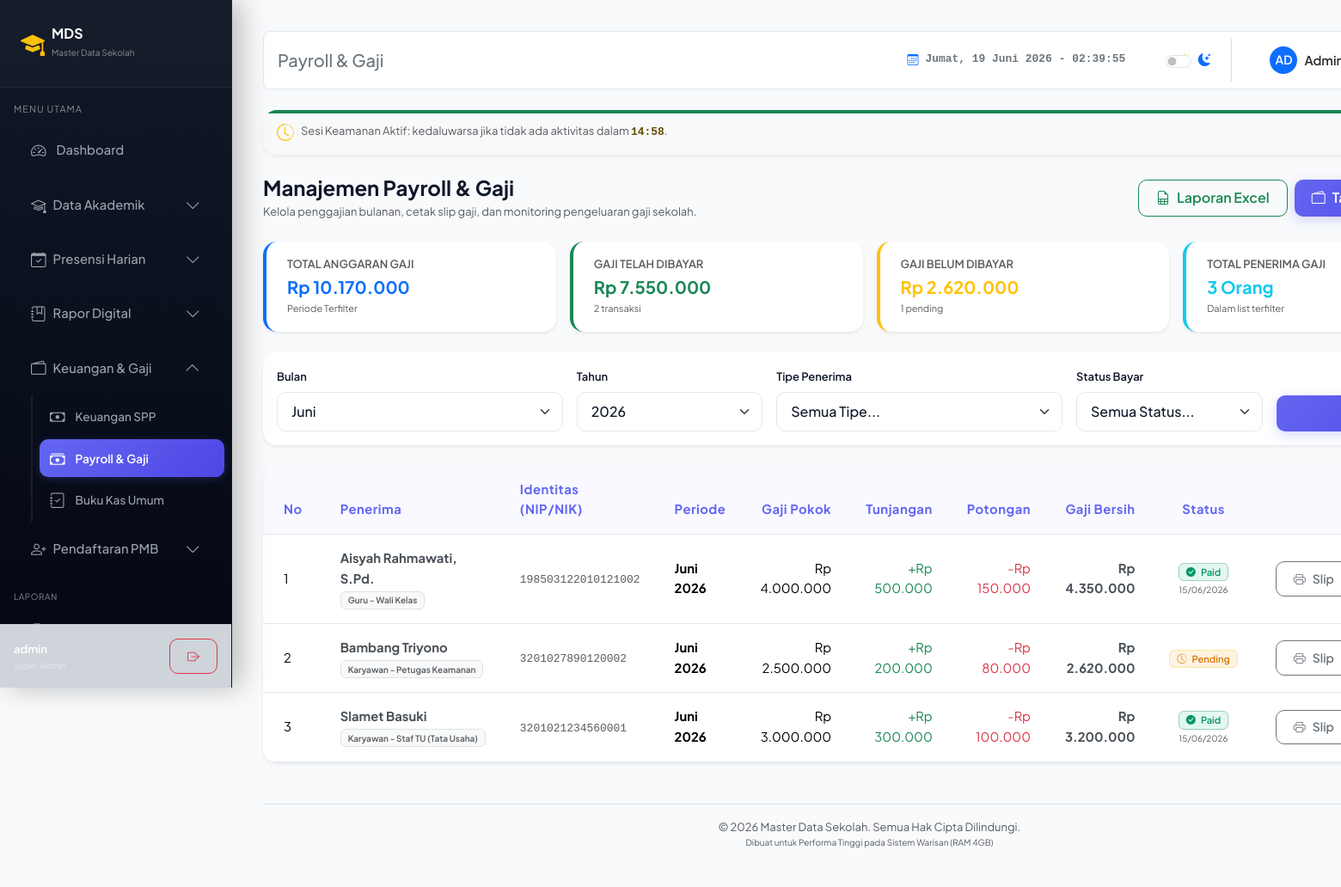
The page /payroll/index.php (signed in) on the database its author committed.
### tables this page shows
CREATE TABLE IF NOT EXISTS `payroll` (
  `id` INT AUTO_INCREMENT PRIMARY KEY,
  `tipe_penerima` ENUM('guru', 'karyawan') NOT NULL,
  `penerima_id` INT NOT NULL,
  `bulan` INT NOT NULL,
  `tahun` INT NOT NULL,
  `gaji_pokok` DECIMAL(12,2) NOT NULL DEFAULT 0.00,
  `tunjangan` DECIMAL(12,2) NOT NULL DEFAULT 0.00,
  `potongan` DECIMAL(12,2) NOT NULL DEFAULT 0.00,
  `gaji_bersih` DECIMAL(12,2) NOT NULL DEFAULT 0.00,
  `status_bayar` ENUM('Belum Dibayar', 'Dibayar') NOT NULL DEFAULT 'Belum Dibayar',
  `tanggal_bayar` DATE DEFAULT NULL,
  `catatan` TEXT DEFAULT NULL,
  `created_at` TIMESTAMP DEFAULT CURRENT_TIMESTAMP,
  UNIQUE KEY `idx_penerima_periode` (`tipe_penerima`, `penerima_id`, `bulan`, `tahun`)
);

### includes/auth_check.php (called while the page is built, shortened)
<?php
function hasPermission($allowedRoles) {
    return in_array($_SESSION['role'], $allowedRoles);
}
?>

### payroll/index.php (the view, shortened to what this page needs)
<?php
$path_prefix = '../';
require_once $path_prefix . 'config/db.php';
require_once $path_prefix . 'includes/auth_check.php';
$role = $_SESSION['role'];
$is_guru = ($role === 'guru');
$teacher_id = 0;
$filter_month = isset($_GET['bulan']) ? (int)$_GET['bulan'] : (int)date('m');
$filter_year = isset($_GET['tahun']) ? (int)$_GET['tahun'] : (int)date('Y');
$filter_type = isset($_GET['tipe_penerima']) ? $_GET['tipe_penerima'] : '';
$filter_status = isset($_GET['status_bayar']) ? $_GET['status_bayar'] : '';
$query = "SELECT p.*,
                 CASE
                    WHEN p.tipe_penerima = 'guru' THEN g.nama
                    ELSE k.nama
                 END AS nama_penerima,
                 CASE
                    WHEN p.tipe_penerima = 'guru' THEN g.jabatan
                    ELSE k.jabatan
                 END AS jabatan_penerima,
                 CASE
                    WHEN p.tipe_penerima = 'guru' THEN g.nip
                    ELSE k.nik
                 END AS identitas_penerima
          FROM payroll p
          LEFT JOIN guru g ON p.tipe_penerima = 'guru' AND p.penerima_id = g.id
          LEFT JOIN karyawan k ON p.tipe_penerima = 'karyawan' AND p.penerima_id = k.id
          WHERE 1=1";
$params = [];
if ($is_guru) {
    $query .= " AND p.tipe_penerima = 'guru' AND p.penerima_id = ?";
    $params[] = $teacher_id;
} else {
    if ($filter_month > 0) {
        $query .= " AND p.bulan = ?";
        $params[] = $filter_month;
    }
    if ($filter_year > 0) {
        $query .= " AND p.tahun = ?";
        $params[] = $filter_year;
    }
}
$query .= " ORDER BY p.tahun DESC, p.bulan DESC, nama_penerima ASC";
try {
    $stmt = $pdo->prepare($query);
    $stmt->execute($params);
    $payrolls = $stmt->fetchAll();
} catch (PDOException $e) {
    $_SESSION['error_message'] = 'Gagal memuat data payroll: ' . $e->getMessage();
    $payrolls = [];
}
$stat_total = 0;
$stat_paid = 0;
$stat_unpaid = 0;
foreach ($payrolls as $p) {
    $stat_total += $p['gaji_bersih'];
    if ($p['status_bayar'] === 'Dibayar') {
        $stat_paid += $p['gaji_bersih'];
    } else {
        $stat_unpaid += $p['gaji_bersih'];
    }
}
$month_names = [
    1 => 'Januari', 2 => 'Februari', 3 => 'Maret', 4 => 'April', 5 => 'Mei', 6 => 'Juni',
    7 => 'Juli', 8 => 'Agustus', 9 => 'September', 10 => 'Oktober', 11 => 'November', 12 => 'Desember'
];
include $path_prefix . 'includes/header.php';
?>
<div class="d-flex flex-column flex-md-row justify-content-between align-items-md-center gap-3 mb-4">
    <div>
        <h4 class="fw-bold mb-1"><?php echo $is_guru ? 'Slip Gaji Saya' : 'Manajemen Payroll & Gaji'; ?></h4>
        <p class="text-muted mb-0 small"><?php echo $is_guru ? 'Lihat riwayat dan unduh slip gaji bulanan Anda.' : 'Kelola penggajian bulanan, cetak slip gaji, dan monitoring pengeluaran gaji sekolah.'; ?></p>
    </div>
    <?php if (!$is_guru): ?>
        <div class="d-flex flex-wrap gap-2 no-print">
            <a href="export_excel.php?bulan=<?php echo $filter_month; ?>&tahun=<?php echo $filter_year; ?>&tipe_penerima=<?php echo urlencode($filter_type); ?>&status_bayar=<?php echo urlencode($filter_status); ?>" class="btn btn-outline-success d-flex align-items-center gap-2">
                <i class="bi bi-file-earmark-spreadsheet"></i> Laporan Excel
            </a>
            <?php if (hasPermission(['super_admin', 'operator'])): ?>
                <a href="create.php" class="btn btn-primary d-flex align-items-center gap-2">
                    <i class="bi bi-wallet2"></i> Tambah / Input Gaji
                </a>
            <?php endif; ?>
        </div>
    <?php endif; ?>
</div>
<?php if (!$is_guru): ?>
    <div class="row g-3 mb-4">
        <div class="col-12 col-sm-6 col-md-3">
            <div class="card shadow-sm border-0 border-start border-primary border-4">
                <div class="card-body py-3 px-4">
                    <span class="text-muted small text-uppercase fw-semibold d-block mb-1">Total Anggaran Gaji</span>
                    <h5 class="fw-bold m-0 text-primary">Rp <?php echo number_format($stat_total, 0, ',', '.'); ?></h5>
                    <small class="text-muted" style="font-size: 11px;">Periode Terfilter</small>
                </div>
            </div>
        </div>
        <div class="col-12 col-sm-6 col-md-3">
            <div class="card shadow-sm border-0 border-start border-success border-4">
                <div class="card-body py-3 px-4">
                    <span class="text-muted small text-uppercase fw-semibold d-block mb-1">Gaji Telah Dibayar</span>
                    <h5 class="fw-bold m-0 text-success">Rp <?php echo number_format($stat_paid, 0, ',', '.'); ?></h5>
                    <small class="text-muted" style="font-size: 11px;"><?php echo count(array_filter($payrolls, fn($x) => $x['status_bayar'] === 'Dibayar')); ?> transaksi</small>
                </div>
            </div>
        </div>
        <div class="col-12 col-sm-6 col-md-3">
            <div class="card shadow-sm border-0 border-start border-warning border-4">
                <div class="card-body py-3 px-4">
                    <span class="text-muted small text-uppercase fw-semibold d-block mb-1">Gaji Belum Dibayar</span>
                    <h5 class="fw-bold m-0 text-warning">Rp <?php echo number_format($stat_unpaid, 0, ',', '.'); ?></h5>
                    <small class="text-muted" style="font-size: 11px;"><?php echo count(array_filter($payrolls, fn($x) => $x['status_bayar'] === 'Belum Dibayar')); ?> pending</small>
                </div>
            </div>
        </div>
        <div class="col-12 col-sm-6 col-md-3">
            <div class="card shadow-sm border-0 border-start border-info border-4">
                <div class="card-body py-3 px-4">
                    <span class="text-muted small text-uppercase fw-semibold d-block mb-1">Total Penerima Gaji</span>
                    <h5 class="fw-bold m-0 text-info"><?php echo count($payrolls); ?> Orang</h5>
                    <small class="text-muted" style="font-size: 11px;">Dalam list terfilter</small>
                </div>
            </div>
        </div>
    </div>
    <div class="card shadow-sm border-0 mb-4 no-print">
        <div class="card-body">
            <form method="GET" action="" class="row g-3 align-items-end">
                <div class="col-12 col-sm-6 col-md-3">
                    <label for="bulan" class="form-label small fw-semibold">Bulan</label>
                    <select class="form-select" id="bulan" name="bulan">
                        <?php foreach ($month_names as $num => $name): ?>
                            <option value="<?php echo $num; ?>" <?php echo $filter_month === $num ? 'selected' : ''; ?>><?php echo $name; ?></option>
                        <?php endforeach; ?>
                    </select>
                </div>
                <div class="col-12 col-sm-6 col-md-2">
                    <label for="tahun" class="form-label small fw-semibold">Tahun</label>
                    <select class="form-select" id="tahun" name="tahun">
                        <?php for ($y = date('Y')-2; $y <= date('Y')+1; $y++): ?>
                            <option value="<?php echo $y; ?>" <?php echo $filter_year === $y ? 'selected' : ''; ?>><?php echo $y; ?></option>
                        <?php endfor; ?>
                    </select>
                </div>
                <div class="col-12 col-sm-6 col-md-3">
                    <label for="tipe_penerima" class="form-label small fw-semibold">Tipe Penerima</label>
                    <select class="form-select" id="tipe_penerima" name="tipe_penerima">
                        <option value="">Semua Tipe...</option>
                    </select>
                </div>
                <div class="col-12 col-sm-6 col-md-2">
                    <label for="status_bayar" class="form-label small fw-semibold">Status Bayar</label>
                    <select class="form-select" id="status_bayar" name="status_bayar">
                        <option value="">Semua Status...</option>
                    </select>
                </div>
                <div class="col-12 col-md-2 d-flex gap-2">
                    <button type="submit" class="btn btn-primary flex-grow-1"><i class="bi bi-funnel"></i> Filter</button>
                </div>
            </form>
        </div>
    </div>
<?php endif; ?>
<div class="card shadow-sm border-0">
    <div class="card-body p-0">
        <div class="table-responsive">
            <table class="table table-hover align-middle mb-0">
                <thead class="table-light">
                    <tr>
                        <th class="px-4 py-3" style="width: 70px;">No</th>
                        <th class="py-3">Penerima</th>
                        <th class="py-3">Identitas (NIP/NIK)</th>
                        <th class="py-3">Periode</th>
                        <th class="py-3 text-end">Gaji Pokok</th>
                        <th class="py-3 text-end">Tunjangan</th>
                        <th class="py-3 text-end">Potongan</th>
                        <th class="py-3 text-end">Gaji Bersih</th>
                        <th class="py-3 text-center">Status</th>
                        <th class="px-4 py-3 text-end" style="width: 200px;">Aksi</th>
                    </tr>
                </thead>
                <tbody>
                    <?php if (empty($payrolls)): ?>
                        <tr>
                            <td colspan="10" class="text-center py-4 text-muted">
                                <?php echo $is_guru ? 'Anda belum memiliki riwayat slip gaji.' : 'Data payroll tidak ditemukan untuk filter saat ini.'; ?>
                            </td>
                        </tr>
                    <?php else: ?>
                        <?php
                        $no = 1;
                        foreach ($payrolls as $payroll):
                        ?>
                            <tr>
                                <td class="px-4"><?php echo $no++; ?></td>
                                <td>
                                    <div class="fw-bold text-dark-emphasis"><?php echo htmlspecialchars($payroll['nama_penerima'] ?? 'Tidak Dikenal'); ?></div>
                                    <span class="badge bg-light text-muted border" style="font-size: 10px;">
                                        <?php echo $payroll['tipe_penerima'] === 'guru' ? 'Guru' : 'Karyawan'; ?> - <?php echo htmlspecialchars($payroll['jabatan_penerima'] ?? '-'); ?>
                                    </span>
                                </td>
                                <td>
                                    <span class="small text-muted font-monospace"><?php echo htmlspecialchars($payroll['identitas_penerima'] ?? '-'); ?></span>
                                </td>
                                <td>
                                    <strong><?php echo $month_names[$payroll['bulan']]; ?> <?php echo $payroll['tahun']; ?></strong>
                                </td>
                                <td class="text-end">Rp <?php echo number_format($payroll['gaji_pokok'], 0, ',', '.'); ?></td>
                                <td class="text-end text-success">+Rp <?php echo number_format($payroll['tunjangan'], 0, ',', '.'); ?></td>
                                <td class="text-end text-danger">-Rp <?php echo number_format($payroll['potongan'], 0, ',', '.'); ?></td>
                                <td class="text-end fw-bold text-dark-emphasis">Rp <?php echo number_format($payroll['gaji_bersih'], 0, ',', '.'); ?></td>
                                <td class="text-center">
                                    <?php if ($payroll['status_bayar'] === 'Dibayar'): ?>
                                        <span class="badge bg-success-subtle text-success border border-success-subtle px-2 py-1">
                                            <i class="bi bi-check-circle-fill me-1"></i> Paid
                                        </span>
                                        <div class="text-muted small" style="font-size: 10px; margin-top: 2px;">
                                            <?php echo date('d/m/Y', strtotime($payroll['tanggal_bayar'])); ?>
                                        </div>
                                    <?php else: ?>
                                        <span class="badge bg-warning-subtle text-warning border border-warning-subtle px-2 py-1">
                                            <i class="bi bi-clock-history me-1"></i> Pending
                                        </span>
                                    <?php endif; ?>
                                </td>
                                <td class="px-4 text-end">
                                    <div class="d-flex justify-content-end gap-1">
                                        <a href="print.php?id=<?php echo $payroll['id']; ?>" target="_blank" class="btn btn-sm btn-outline-secondary" title="Cetak Slip Gaji">
                                            <i class="bi bi-printer"></i> Slip
                                        </a>
                                    </div>
                                </td>
                            </tr>
                        <?php endforeach; ?>
                    <?php endif; ?>
                </tbody>
            </table>
        </div>
    </div>
</div>
<?php include $path_prefix . 'includes/footer.php'; ?>

### rows shown on the page
payroll: nama_penerima "Aisyah Rahmawati, S.Pd.", tipe_penerima "Guru", jabatan_penerima "Wali Kelas", identitas_penerima "198503122010121002", bulan "Juni", tahun "2026", gaji_pokok "4.000.000", tunjangan "500.000", potongan "150.000", gaji_bersih "4.350.000", tanggal_bayar "15/06/2026"
payroll: nama_penerima "Bambang Triyono", tipe_penerima "Karyawan", jabatan_penerima "Petugas Keamanan", identitas_penerima "3201027890120002", bulan "Juni", tahun "2026", gaji_pokok "2.500.000", tunjangan "200.000", potongan "80.000", gaji_bersih "2.620.000", status_bayar "Belum Dibayar" (drawn)
payroll: nama_penerima "Slamet Basuki", tipe_penerima "Karyawan", jabatan_penerima "Staf TU (Tata Usaha)", identitas_penerima "3201021234560001", bulan "Juni", tahun "2026", gaji_pokok "3.000.000", tunjangan "300.000", potongan "100.000", gaji_bersih "3.200.000", tanggal_bayar "15/06/2026"

### other values the page prints
$_SESSION['username'] "admin"
$role_labels[$role] "Super Admin"
$page_title "Payroll & Gaji"
substr($name, 0, 2) "AD"
$stat_total "10.170.000"
$stat_paid "7.550.000"
$stat_unpaid "2.620.000"
count($payrolls) "3"
form field bulan "Juni"
form field tahun "2026"
